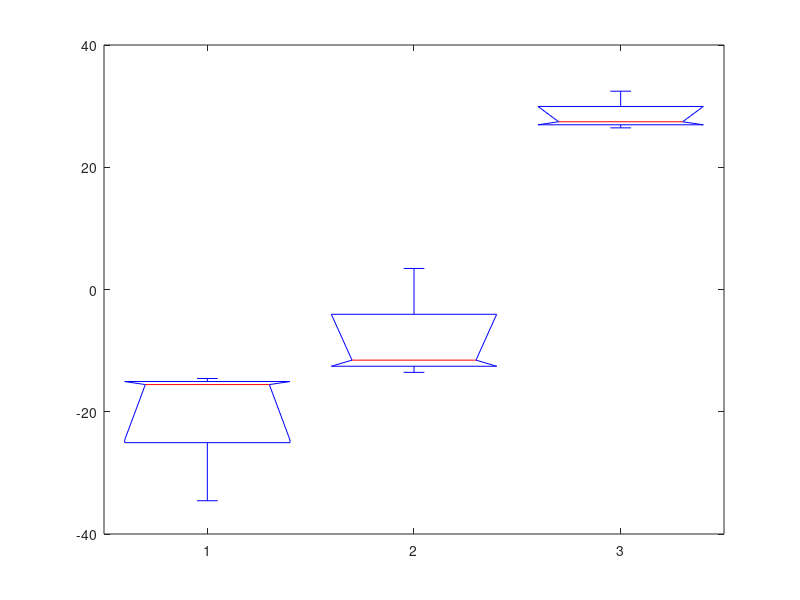

Write MATLAB code to recreate this figure. (Note: this script raises an error after producing the figure.)
set(0,'defaultAxesFontSize',10);
%% Q.3

A1_systole=[70,135,178;94,118,161;100,120,171];
P1_systole=anova1(A1_systole);

A1_diastole=[40,78,110;49,78,115;50,81,104];
P1_diatole=anova1(A1_diastole);

A2_systole=[114,176,228;124,172,235;122,171,231];
P2_systole=anova1(A2_systole);

A2_diastole=[62,87,146;66,92,145;52,102,147];
P2_diatole=anova1(A2_diastole);

A3_systole=[114,128,145;113,123,163;106,118,146];
P3_systole=anova1(A3_systole);

A3_diastole=[67,85,108;66,70,114;47,68,109];
P3_diatole=anova1(A3_diastole);

H1=[45,0,-40];
H2=[35,0,-50];
H3=[55,0,-50];
H=[H1 H2 H3];


A=[A1_systole A2_systole A3_systole]
A=mean(A)
y1=fitlm(H,A);

figure
plot(y1)
xlabel('H [cm]');
ylabel('P systole[ mmHg]');


B=[A1_diastole A2_diastole A3_diastole]
B=mean(B)
y2=fitlm(H,B);

figure
plot(y2)
xlabel('H [cm]');
ylabel('P diastole[ mmHg]');
%% Q.4
Files = ["yuvalS1","yuvalS3","yuvalV1"];
for i = 1:3  

    load(Files(i))
    t = 0:2e-3:(numel(data(:,2))-1)*2e-3;
    figure(i);
    subplot(221); title 'Cuff Pressure'
    plot(t,data(:,1)); xlabel 'Time [sec]'; ylabel Pressure[mmHg];title 'Cuff Pressure';

    subplot(222)
    plot(t,data(:,2)); xlabel 'Time [sec]'; ylabel 'Korotkoff Sound[mV]';title 'Korotkoff Sound Befor Filter';

    subplot(223)
    plot(t,data(:,3)); xlabel 'Time [sec]'; ylabel 'Korotkoff Sound[mV]';title 'Korotkoff Sound After Filter';

    subplot(224)
    plot(t,data(:,4)); xlabel 'Time [sec]'; ylabel Pressure[mmHg];title 'Osilations';ylim([-2.5 2.5])
end
%% Q.6

files = ["yuvalS1","yuvalS3","yuvalV1"]

for index = 1:3;
    load(files(index))

    Fs = 500; Ts = 1/Fs;
    time = 0 : Ts : (length(data(:,1))-1)*Ts;

% Finding peaks and signal envalope

    [pks,locs] = findpeaks(data(:,4),'MinPeakDistance',250);
    [yupper,ylower] = envelope(data((1.3*Fs:end),4),250,'peak');
    figure; 
    plot(time,data(:,4)); xlim([1.3 time(end)]); ylim([-3 3]); hold on
    plot(locs*Ts,pks,'o'); plot(time(1.3*Fs:end),yupper); 
    xlabel 'Time [sec]'; ylabel 'Amplitude [mmHg]';

% Finding the MAP with the maximum

    [~,ind] = max(pks);
    MAP_ind = locs(ind);
    MAP = data(MAP_ind,1);
    plot(MAP_ind*Ts,max(pks),'*')

%Finding the systolic pressure according to the algorithm

    [~,indS] = min(abs(0.6*max(yupper)-yupper));
    SysP_ind = round(1.3*Fs + indS); 
    SysP = data(SysP_ind,1);
    plot(indS*Ts+1.3,yupper(indS),'*');

    legend('Signal','Peaks','Envalope','MAP','Systolic Pressure','Location','SE');

    DiasP = 0.5*(3*MAP - SysP); % Find the diastolic pressure with formula
    disp(MAP); disp(SysP); disp(DiasP);
end


%% Q.7
S1 = load('yuvalS1');
S3 = load('yuvalS3');
V1 = load('yuvalV1');

figure;
yyaxis left
Energy_Detect(S1.data(:,3));hold on
plot(0:2e-3:(numel(S1.data(:,2))-1)*2e-3,S1.data(:,3),'r');
yyaxis right
plot(0:2e-3:(numel(S1.data(:,2))-1)*2e-3,S1.data(:,1));xlabel Time[sec];
legend('Korotkoff Detection','Korotkoff Sound[mV]','Pressure [mmHg]');

figure;
yyaxis left
Energy_Detect(S3.data(:,3));hold on;
plot(0:2e-3:(numel(S3.data(:,2))-1)*2e-3,S3.data(:,4),'r');
yyaxis right
plot(0:2e-3:(numel(S3.data(:,2))-1)*2e-3,S3.data(:,1)); xlabel Time[sec];
legend('Korotkoff Detection','Korotkoff Sound[mV]','Pressure [mmHg]');

figure;
yyaxis left
Energy_Detect(V1.data(:,3));hold on;
plot(0:2e-3:(numel(V1.data(:,2))-1)*2e-3,V1.data(:,4),'r');
yyaxis right
plot(0:2e-3:(numel(V1.data(:,2))-1)*2e-3,V1.data(:,1));xlabel Time[sec];
legend('Korotkoff Detection','Korotkoff Sound[mV]','Pressure [mmHg]');
